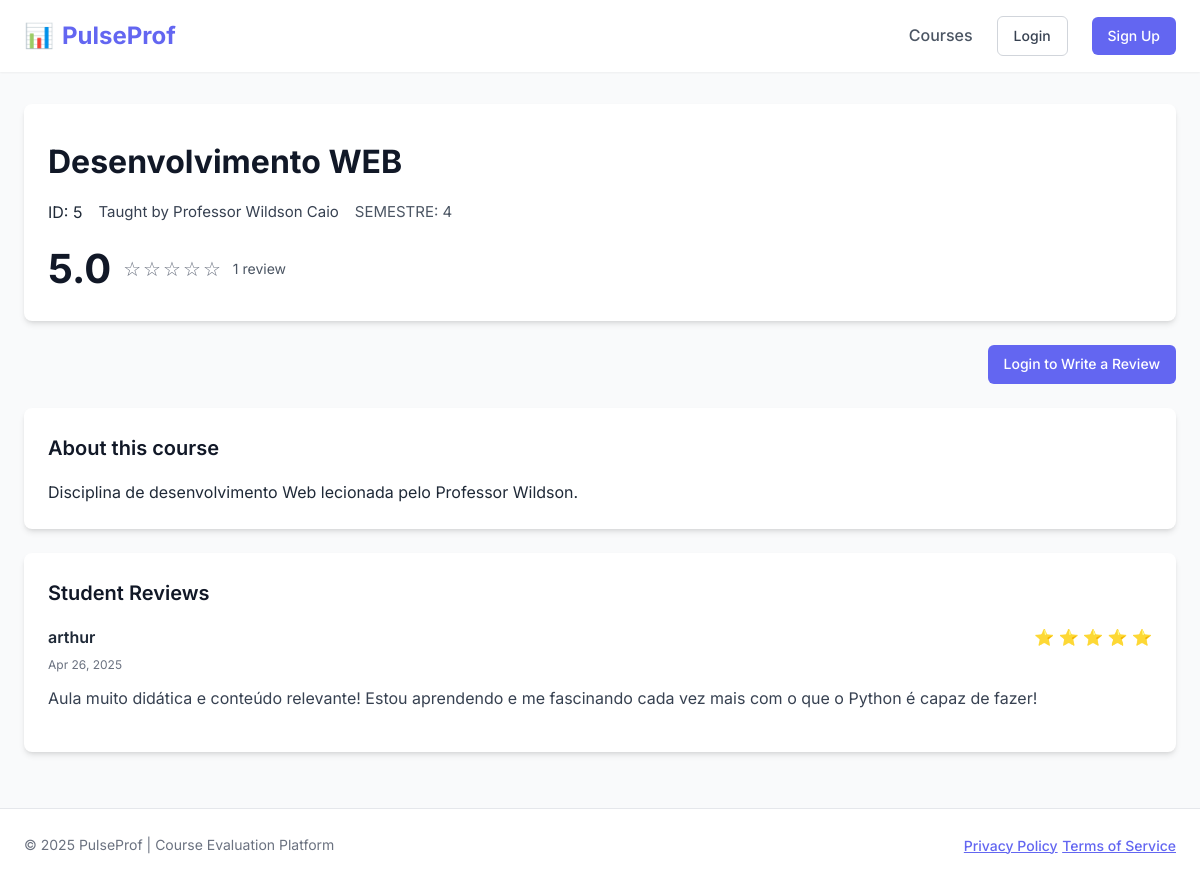
The app's page /courses/4/ with its own data.
### avaliacoes/models.py (models this page shows, shortened)
class Course(models.Model):
    title = models.CharField(max_length=100)
    code = models.CharField(max_length=20, unique=True)
    instructor = models.CharField(max_length=100)
    semester = models.CharField(max_length=20, blank=True)
    description = models.TextField(blank=True)
    def average_rating(self):
        return self.review_set.aggregate(Avg('rating'))['rating__avg'] or 0
    def total_reviews(self):
        return self.review_set.count()

class Review(models.Model):
    RATING_CHOICES = [
        (1, '⭐'),
        (2, '⭐⭐'),
        (3, '⭐⭐⭐'),
        (4, '⭐⭐⭐⭐'),
        (5, '⭐⭐⭐⭐⭐'),
    ]
    course = models.ForeignKey(Course, on_delete=models.CASCADE)
    student = models.ForeignKey(User, on_delete=models.CASCADE)
    rating = models.IntegerField(choices=RATING_CHOICES)
    feedback = models.TextField(blank=True)
    anonymous = models.BooleanField(default=False)
    date_submitted = models.DateTimeField(auto_now_add=True)
    class Meta:
        unique_together = ('course', 'student')
        ordering = ['-date_submitted']

### avaliacoes/views.py (the view)
# urls.py: path('courses/<int:course_id>/', views.course_detail, name='course_detail'),
def course_detail(request, course_id):
    course = get_object_or_404(Course, id=course_id)
    reviews = course.review_set.all()
    user_review = None
    can_review = False
    if request.user.is_authenticated:
        user_review = reviews.filter(student=request.user).first()
        can_review = user_review is None
    context = {
        'course': course,
        'reviews': reviews,
        'user_review': user_review,
        'can_review': can_review,
        'page_title': course.title
    }
    return render(request, 'course_detail.html', context)

### avaliacoes/templates/course_detail.html (shortened to what this page needs)
{% extends 'base.html' %}
{% block content %}
<div class="course-header-container">
    <div class="course-header-content">
        <h1 class="course-detail-title">{{ course.title }}</h1>
        <div class="course-detail-meta">
            <div class="course-code">ID: {{ course.code }}</div>
            <div class="course-instructor">Taught by {{ course.instructor }}</div>
            {% if course.semester %}<div class="course-semester">SEMESTRE: {{ course.semester }}</div>{% endif %}
        </div>
        <div class="course-ratings">
            <div class="rating-summary">
                <div class="rating-average">
                    {{ course.average_rating|floatformat:1 }}
                </div>
                <div class="stars">
                    {% for i in "12345" %}
                        {% if forloop.counter <= course.average_rating|floatformat:"0" %}
                            <span>⭐</span>
                        {% else %}
                            <span class="text-muted">☆</span>
                        {% endif %}
                    {% endfor %}
                </div>
                <div class="rating-count">{{ course.total_reviews }} review{{ course.total_reviews|pluralize }}</div>
            </div>
        </div>
    </div>
</div>
<div class="course-actions">
    {% if can_review %}
        <a href="{% url 'submit_review' course.id %}" class="btn btn-primary">Write a Review</a>
    {% elif user_review %}
        <div class="user-review-actions">
            <span class="your-review-badge">You've reviewed this course</span>
            <a href="{% url 'edit_review' course.id %}" class="btn btn-outline">Edit Your Review</a>
            <a href="{% url 'delete_review' course.id %}" class="btn btn-outline btn-danger-text">Delete</a>
        </div>
    {% elif not user.is_authenticated %}
        <a href="{% url 'login' %}" class="btn btn-primary">Login to Write a Review</a>
    {% endif %}
</div>
{% if course.description %}
<div class="card">
    <div class="card-header">
        <h2 class="card-title">About this course</h2>
    </div>
    <p>{{ course.description }}</p>
</div>
{% endif %}
<div class="card">
    <div class="card-header">
        <h2 class="card-title">Student Reviews</h2>
    </div>
    {% if reviews %}
        <div class="reviews-list">
            {% for review in reviews %}
                <div class="review-item">
                    <div class="review-header">
                        <div class="reviewer-info">
                            {% if review.anonymous %}
                                <div class="anonymous-badge">Anonymous Student</div>
                            {% else %}
                                <div class="reviewer-name">{{ review.student.username }}</div>
                            {% endif %}
                            <div class="review-date">{{ review.date_submitted|date:"M d, Y" }}</div>
                        </div>
                        <div class="review-rating">
                            {% for i in "12345" %}
                                {% if forloop.counter <= review.rating %}
                                    <span class="star">⭐</span>
                                {% endif %}
                            {% endfor %}
                        </div>
                    </div>
                    {% if review.feedback %}
                    <div class="review-content">
                        {{ review.feedback }}
                    </div>
                    {% endif %}
                </div>
            {% endfor %}
        </div>
    {% endif %}
</div>
{% endblock %}

### avaliacoes/templates/base.html (style rules this page uses)
:root { --primary: #6366f1; --primary-dark: #4f46e5; --primary-light: #a5b4fc; --secondary: #ec4899; --success: #10b981; --danger: #ef4444; --warning: #f59e0b; --gray-50: #f9fafb; --gray-100: #f3f4f6; --gray-200: #e5e7eb; --gray-300: #d1d5db; --gray-400: #9ca3af; --gray-500: #6b7280; --gray-600: #4b5563; --gray-700: #374151; --gray-800: #1f2937; --gray-900: #111827; --radius-sm: 0.25rem; --radius-md: 0.375rem; --radius-lg: 0.5rem; --shadow-sm: 0 1px 2px 0 rgb(0 0 0 / 0.05); --shadow-md: 0 4px 6px -1px rgb(0 0 0 / 0.1), 0 2px 4px -2px rgb(0 0 0 / 0.1); --shadow-lg: 0 10px 15px -3px rgb(0 0 0 / 0.1), 0 4px 6px -4px rgb(0 0 0 / 0.1); }
* { margin: 0; padding: 0; box-sizing: border-box; }
body { font-family: 'Inter', sans-serif; color: var(--gray-800); background-color: var(--gray-50); line-height: 1.6; }
.btn { display: inline-flex; align-items: center; justify-content: center; padding: 0.5rem 1rem; border-radius: var(--radius-md); font-weight: 500; text-decoration: none; cursor: pointer; transition: all 0.2s ease; border: none; font-size: 0.875rem; }
.btn-primary { background-color: var(--primary); color: white; }
.card { background-color: white; border-radius: var(--radius-lg); box-shadow: var(--shadow-md); padding: 1.5rem; margin-bottom: 1.5rem; }
.card-header { display: flex; justify-content: space-between; align-items: center; margin-bottom: 1rem; }
.card-title { font-size: 1.25rem; font-weight: 600; color: var(--gray-900); }
.stars { display: flex; align-items: center; gap: 0.125rem; color: var(--warning); }
.text-muted { color: var(--gray-500); }

### avaliacoes/templates/course_detail.html (style rules this page uses)
.course-header-container { background-color: white; border-radius: var(--radius-lg); box-shadow: var(--shadow-md); margin-bottom: 1.5rem; overflow: hidden; }
.course-header-content { padding: 2rem 1.5rem; }
.course-detail-title { font-size: 2rem; font-weight: 700; color: var(--gray-900); margin-bottom: 0.75rem; }
.course-detail-meta { display: flex; flex-wrap: wrap; gap: 1rem; margin-bottom: 1.5rem; }
.course-instructor { color: var(--gray-700); font-size: 0.9375rem; }
.course-semester { color: var(--gray-600); font-size: 0.9375rem; }
.course-ratings { display: flex; align-items: center; gap: 2rem; }
.rating-summary { display: flex; align-items: center; gap: 0.75rem; }
.rating-average { font-size: 2.5rem; font-weight: 700; color: var(--gray-900); line-height: 1; }
.stars { font-size: 1.25rem; }
.rating-count { color: var(--gray-600); font-size: 0.875rem; }
.course-actions { display: flex; justify-content: flex-end; margin-bottom: 1.5rem; }
.reviews-list { display: flex; flex-direction: column; gap: 1.5rem; }
.review-item { padding-bottom: 1.5rem; border-bottom: 1px solid var(--gray-200); }
.review-item:last-child { border-bottom: none; padding-bottom: 0; }
.review-header { display: flex; justify-content: space-between; margin-bottom: 0.75rem; }
.reviewer-info { display: flex; flex-direction: column; gap: 0.25rem; }
.reviewer-name { font-weight: 600; color: var(--gray-800); }
.review-date { font-size: 0.75rem; color: var(--gray-500); }
.review-rating { font-size: 1rem; }
.review-content { color: var(--gray-700); line-height: 1.6; margin-bottom: 1rem; }

### records on screen
Course: title "Desenvolvimento WEB", code "5", instructor "Professor Wildson Caio", semester "4", average_rating "5.0", total_reviews "1", description "Disciplina de desenvolvimento Web lecionada pelo Professor Wildson."
Review: student.username "arthur", date_submitted "Apr 26, 2025", rating 5 (drawn), feedback "Aula muito didática e conteúdo relevante! Estou aprendendo e me fascinando cada vez mais com o que o Python é capaz de fazer!"
